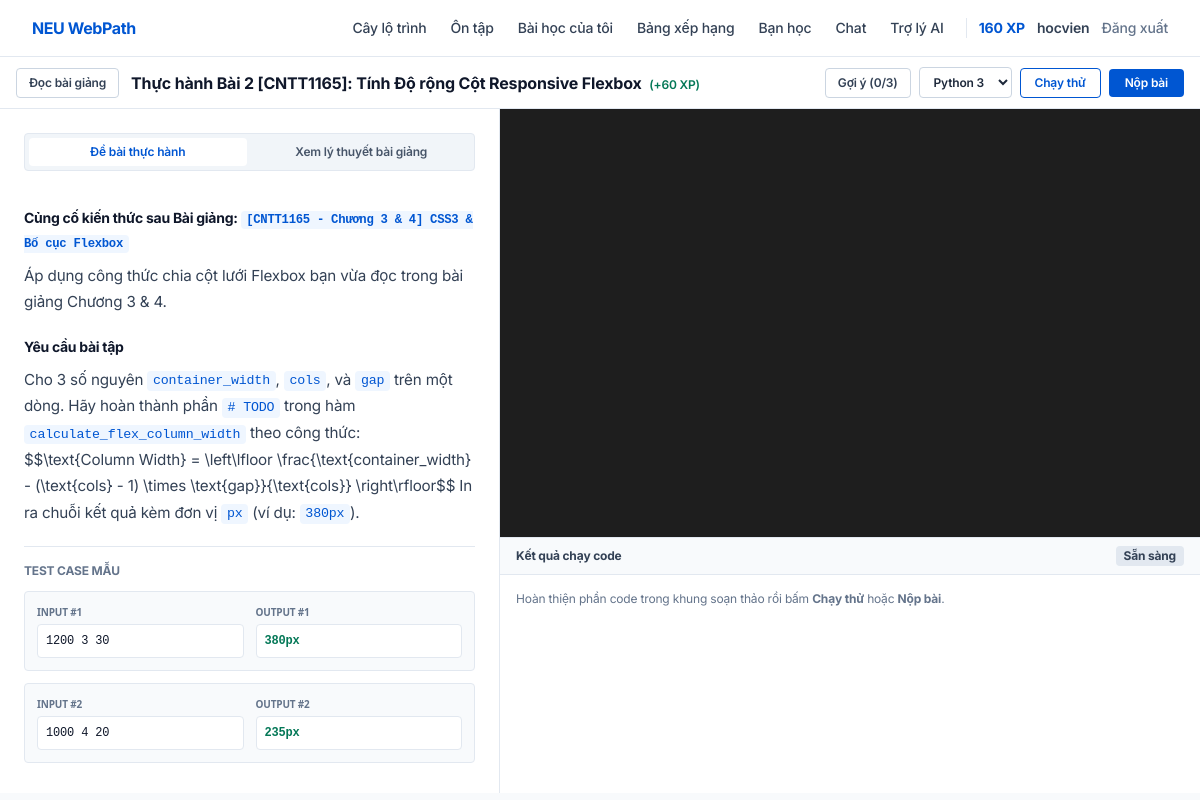
/judge/workspace/tinh-do-rong-cot-css-flexbox (signed in), run on the app's committed database.
### app/models/schema.py (models this page shows, shortened)
class User(UserMixin, db.Model):
    __tablename__ = "users"
    id = db.Column(db.Integer, primary_key=True)
    username = db.Column(db.String(64), unique=True, nullable=False, index=True)
    email = db.Column(db.String(191), unique=True, nullable=False, index=True)
    password_hash = db.Column(db.String(255), nullable=False)
    role = db.Column(
        db.Enum("learner", "instructor", "admin", name="user_roles", native_enum=False),
        default="learner",
        nullable=False,
    )
    total_xp = db.Column(db.Integer, default=0, nullable=False)
    current_streak = db.Column(db.Integer, default=1, nullable=False)
    placement_done = db.Column(db.Boolean, default=False, nullable=False)
    placement_level = db.Column(db.String(100), default="Người mới bắt đầu (Tier 1)")
    current_focus_skill_id = db.Column(db.Integer, db.ForeignKey("skills.id", ondelete="SET NULL"))
    created_at = db.Column(db.DateTime, default=lambda: datetime.now(timezone.utc))
    focus_skill = db.relationship("Skill", foreign_keys=[current_focus_skill_id])
    badges = db.relationship("UserBadge", backref="user", cascade="all, delete-orphan")
    @property
    def is_admin_or_instructor(self) -> bool:
        return self.role in ("admin", "instructor")

class Exercise(db.Model):
    __tablename__ = "exercises"
    id = db.Column(db.Integer, primary_key=True)
    skill_id = db.Column(db.Integer, db.ForeignKey("skills.id", ondelete="SET NULL"), index=True)
    lesson_id = db.Column(db.Integer, db.ForeignKey("lessons.id", ondelete="SET NULL"), index=True)
    title = db.Column(db.String(200), nullable=False)
    slug = db.Column(db.String(191), unique=True, nullable=False, index=True)
    problem_statement = db.Column(LargeText, nullable=False)
    difficulty = db.Column(
        db.Enum("easy", "medium", "hard", name="exercise_diff", native_enum=False),
        default="easy",
        nullable=False,
        index=True,
    )
    scaffold_level = db.Column(
        db.String(100), default="Mức 1: Có sẵn 70% khung code (Điền vào chỗ trống)"
    )
    hints = db.Column(db.JSON, default=list)  # Danh sách gợi ý từng bước cho người mới
    tags = db.Column(db.JSON, default=list)
    starter_code = db.Column(db.JSON, default=dict)
    time_limit_ms = db.Column(db.Integer, default=1500, nullable=False)
    memory_limit_kb = db.Column(db.Integer, default=65536, nullable=False)
    xp_reward = db.Column(db.Integer, default=50, nullable=False)
    test_cases = db.relationship(
        "TestCase", backref="exercise", order_by="TestCase.order_index", cascade="all, delete-orphan"
    )

class TestCase(db.Model):
    __tablename__ = "test_cases"
    id = db.Column(db.Integer, primary_key=True)
    exercise_id = db.Column(db.Integer, db.ForeignKey("exercises.id", ondelete="CASCADE"), nullable=False, index=True)
    input_data = db.Column(LargeText, nullable=False)
    expected_output = db.Column(LargeText, nullable=False)
    is_sample = db.Column(db.Boolean, default=False, nullable=False)
    score_weight = db.Column(db.Integer, default=1, nullable=False)
    order_index = db.Column(db.Integer, default=1, nullable=False)

### app/blueprints/judge.py (the view)
@judge_bp.route("/workspace/<slug>")
@login_required
def workspace(slug: str):
    exercise = Exercise.query.filter_by(slug=slug).first_or_404()
    sync_user_skill_tree(current_user.id)
    problem_html = markdown.markdown(
        exercise.problem_statement, extensions=["fenced_code", "tables"]
    )
    lesson_html = ""
    lesson_completed = False
    if exercise.lesson:
        lesson_html = markdown.markdown(
            exercise.lesson.content_markdown, extensions=["fenced_code", "tables"]
        )
        lesson_completed = (
            UserLessonProgress.query.filter_by(
                user_id=current_user.id, lesson_id=exercise.lesson.id, is_completed=True
            ).first()
            is not None
        )
    sample_tests = [tc for tc in exercise.test_cases if tc.is_sample]
    my_submissions = (
        Submission.query.filter_by(user_id=current_user.id, exercise_id=exercise.id)
        .order_by(Submission.created_at.desc())
        .limit(10)
        .all()
    )
    skill_prog = None
    if exercise.skill_id:
        skill_prog = UserSkillProgress.query.filter_by(
            user_id=current_user.id, skill_id=exercise.skill_id
        ).first()
    return render_template(
        "judge/workspace.html",
        exercise=exercise,
        problem_html=problem_html,
        lesson_html=lesson_html,
        lesson_completed=lesson_completed,
        sample_tests=sample_tests,
        my_submissions=my_submissions,
        skill_prog=skill_prog,
    )

### app/models/schema.py (called while the page is built)
@login_manager.user_loader
def load_user(user_id: str):
    return db.session.get(User, int(user_id))

### app/templates/judge/workspace.html (shortened to what this page needs)
{% extends "base.html" %}
{% block content %}
<div class="workspace-shell flex flex-col bg-white">
    <div class="bg-white border-b border-slate-200 px-4 py-2.5 flex flex-wrap items-center justify-between gap-3">
        <div class="flex items-center gap-3 min-w-0">
            {% if exercise.lesson %}
            <a href="{{ url_for('main.lesson_detail', slug=exercise.lesson.slug) }}" class="px-3 py-1.5 rounded border border-slate-300 hover:border-[#0056D2] text-xs font-semibold text-slate-700 shrink-0">
                Đọc bài giảng
            </a>
            {% else %}
            <a href="{{ url_for('skills.tree_view') }}" class="px-3 py-1.5 rounded border border-slate-300 hover:border-[#0056D2] text-xs font-semibold text-slate-700 shrink-0">
                Quay lại
            </a>
            {% endif %}
            <h1 class="text-sm sm:text-base font-bold text-slate-900 truncate">
                {{ exercise.title }} <span class="text-xs font-semibold text-emerald-700 ml-1">(+{{ exercise.xp_reward }} XP)</span>
            </h1>
        </div>
        <div class="flex items-center gap-2">
            <button onclick="revealNextHint()" class="px-3 py-1.5 rounded border border-slate-300 hover:bg-slate-50 text-xs font-semibold text-slate-700">
                Gợi ý (<span id="hint-counter">0</span>/{{ exercise.hints|length }})
            </button>
            <select id="language-select" class="px-2.5 py-1.5 rounded border border-slate-300 bg-white text-xs font-semibold text-slate-800">
                <option value="python">Python 3</option>
            </select>
            <button id="btn-run-sample" onclick="runSampleCode()" class="px-3.5 py-1.5 rounded border border-[#0056D2] text-[#0056D2] hover:bg-blue-50 text-xs font-semibold">
                Chạy thử
            </button>
            <button id="btn-submit-code" onclick="submitCode()" class="px-4 py-1.5 rounded bg-[#0056D2] hover:bg-blue-700 text-xs font-semibold text-white">
                Nộp bài
            </button>
        </div>
    </div>
    <div class="flex-1 grid grid-cols-1 lg:grid-cols-12 lg:overflow-hidden">
        <div id="pane-problem" class="workspace-pane lg:col-span-5 border-b lg:border-b-0 lg:border-r border-slate-200 lg:overflow-y-auto p-4 sm:p-6 flex-col space-y-4 bg-white">
            {% if exercise.lesson %}
            <div class="grid grid-cols-2 gap-1.5 p-1 rounded bg-slate-100 border border-slate-200 text-xs font-semibold">
                <button type="button" id="subtab-btn-prob" onclick="switchLeftSubTab('prob')" class="py-1.5 px-3 rounded bg-white text-[#0056D2]">
                    Đề bài thực hành
                </button>
                <button type="button" id="subtab-btn-lecture" onclick="switchLeftSubTab('lecture')" class="py-1.5 px-3 rounded text-slate-600 hover:text-[#0056D2]">
                    Xem lý thuyết bài giảng
                </button>
            </div>
            {% endif %}
            <div id="left-subpane-prob" class="space-y-5">
                <div class="prose max-w-none text-sm leading-relaxed text-slate-800">
                    {{ problem_html | safe }}
                </div>
                <div class="space-y-3 pt-4 border-t border-slate-200">
                    <h3 class="text-xs font-bold uppercase text-slate-500">Test Case Mẫu</h3>
                    {% for tc in sample_tests %}
                    <div class="grid grid-cols-1 sm:grid-cols-2 gap-3 bg-slate-50 border border-slate-200 p-3 rounded text-xs font-mono">
                        <div>
                            <span class="text-[10px] font-sans font-bold uppercase text-slate-500 block mb-1">Input #{{ loop.index }}</span>
                            <pre class="bg-white p-2 rounded border border-slate-200 text-slate-900 overflow-x-auto">{{ tc.input_data }}</pre>
                        </div>
                        <div>
                            <span class="text-[10px] font-sans font-bold uppercase text-slate-500 block mb-1">Output #{{ loop.index }}</span>
                            <pre class="bg-white p-2 rounded border border-slate-200 text-emerald-700 font-bold overflow-x-auto">{{ tc.expected_output }}</pre>
                        </div>
                    </div>
                    {% endfor %}
                </div>
            </div>
        </div>
        <div id="pane-editor" class="workspace-pane hidden lg:flex lg:col-span-7 flex-col lg:overflow-hidden bg-[#1E1E1E]">
            <div id="monaco-editor-container" class="flex-1 min-h-[320px] w-full"></div>
            <div id="console-drawer" class="h-64 border-t border-slate-200 bg-white flex flex-col">
                <div class="px-4 py-2 bg-slate-50 border-b border-slate-200 flex items-center justify-between text-xs">
                    <span class="font-bold text-slate-700">Kết quả chạy code</span>
                    <span id="judge-status-badge" class="px-2 py-0.5 rounded font-bold bg-slate-200 text-slate-700">
                        Sẵn sàng
                    </span>
                </div>
                <div id="judge-console-body" class="flex-1 p-4 overflow-y-auto text-xs space-y-2.5 text-slate-700">
                    <p class="text-slate-500">Hoàn thiện phần code trong khung soạn thảo rồi bấm <strong>Chạy thử</strong> hoặc <strong>Nộp bài</strong>.</p>
                </div>
            </div>
        </div>
    </div>
</div>
{% endblock %}

### app/templates/base.html (shortened to what this page needs)
<!DOCTYPE html>
<html lang="vi">
<head>
    <script src="https://cdn.tailwindcss.com"></script>
    <link rel="stylesheet" href="{{ url_for('static', filename='css/responsive.css') }}">
</head>
<body class="min-h-screen flex flex-col bg-[#F8FAFC] text-slate-800">
    <header class="bg-white border-b border-slate-200 sticky top-0 z-50">
        <div class="w-full px-4 sm:px-8 min-h-[3.5rem] py-2 flex flex-wrap items-center justify-between gap-4">
            <a href="{{ url_for('main.index') }}" class="text-base font-bold text-[#0056D2] shrink-0 tracking-tight">
                NEU WebPath
            </a>
            <div class="flex flex-wrap items-center gap-3 ml-auto">
                <nav class="flex flex-wrap items-center gap-1 text-sm font-medium">
                    <a href="{{ url_for('skills.tree_view') }}" class="px-2.5 py-1.5 rounded transition whitespace-nowrap {% if 'skills' in (request.endpoint or '') %}bg-blue-50 text-[#0056D2] font-semibold{% else %}text-slate-700 hover:bg-slate-100{% endif %}">
                        Cây lộ trình
                    </a>
                    {% if current_user.is_authenticated %}
                        {% if current_user.role == 'learner' %}
                        <a href="{{ url_for('practice') }}" class="px-2.5 py-1.5 rounded transition whitespace-nowrap {% if request.endpoint in ('practice', 'main.practice') %}bg-blue-50 text-[#0056D2] font-semibold{% else %}text-slate-700 hover:bg-slate-100{% endif %}">
                            Ôn tập
                        </a>
                        {% endif %}
                        <a href="{{ url_for('main.dashboard') }}" class="px-2.5 py-1.5 rounded transition whitespace-nowrap {% if request.endpoint == 'main.dashboard' %}bg-blue-50 text-[#0056D2] font-semibold{% else %}text-slate-700 hover:bg-slate-100{% endif %}">
                            Bài học của tôi
                        </a>
                        <a href="{{ url_for('m16.leaderboard') }}" class="px-2.5 py-1.5 rounded transition whitespace-nowrap {% if request.endpoint == 'm16.leaderboard' %}bg-blue-50 text-[#0056D2] font-semibold{% else %}text-slate-700 hover:bg-slate-100{% endif %}">
                            Bảng xếp hạng
                        </a>
                        <a href="{{ url_for('buddy.index') }}" class="px-2.5 py-1.5 rounded transition whitespace-nowrap {% if request.blueprint == 'buddy' %}bg-blue-50 text-[#0056D2] font-semibold{% else %}text-slate-700 hover:bg-slate-100{% endif %}">
                            Bạn học
                        </a>
                        <a href="{{ url_for('chat.index') }}" class="px-2.5 py-1.5 rounded transition whitespace-nowrap {% if request.blueprint == 'chat' %}bg-blue-50 text-[#0056D2] font-semibold{% else %}text-slate-700 hover:bg-slate-100{% endif %}">
                            Chat
                        </a>
                        <a href="{{ url_for('ai.index') }}" class="px-2.5 py-1.5 rounded transition whitespace-nowrap {% if request.blueprint == 'ai' %}bg-blue-50 text-[#0056D2] font-semibold{% else %}text-slate-700 hover:bg-slate-100{% endif %}">
                            Trợ lý AI
                        </a>
                    {% endif %}
                </nav>
                <div class="flex items-center gap-3 pl-3 border-l border-slate-200 text-xs sm:text-sm">
                    {% if current_user.is_authenticated %}
                        <span class="font-bold text-[#0056D2] whitespace-nowrap">
                            <span id="nav-user-xp">{{ current_user.total_xp }}</span> XP
                        </span>
                        <span class="hidden sm:inline font-semibold text-slate-700 whitespace-nowrap">{{ current_user.username }}</span>
                        <a href="{{ url_for('auth.logout') }}" class="text-slate-500 hover:text-red-600 font-medium whitespace-nowrap">
                            Đăng xuất
                        </a>
                    {% endif %}
                </div>
            </div>
        </div>
    </header>
    <main class="flex-1">
        {% block content %}{% endblock %}
    </main>
</body>
</html>

### app/static/css/responsive.css (style rules this page uses)
:root { --touch-target-min: 44px; }
html, body { max-width: 100vw; overflow-x: hidden; -webkit-tap-highlight-color: transparent; }
@media screen and (min-width: 1024px) { .workspace-shell { height: calc(100vh - 4rem) !important; overflow: hidden; } }
@media screen and (min-width: 1024px) { .workspace-pane { display: flex !important; } }

### app/templates/base.html (style rules this page uses)
body { background-color: #F8FAFC; color: #1E293B; font-family: 'Inter', -apple-system, BlinkMacSystemFont, 'Segoe UI', Roboto, 'Helvetica Neue', Arial, sans-serif; -webkit-font-smoothing: antialiased; -moz-osx-font-smoothing: grayscale; letter-spacing: -0.011em; }
.prose h2, .prose h3 { color: #0F172A; font-weight: 700; margin-top: 1.25rem; margin-bottom: 0.5rem; letter-spacing: -0.02em; }
.prose p { color: #334155; line-height: 1.75; margin-bottom: 0.75rem; font-size: 0.95rem; }
.prose code { color: #0056D2; background-color: #EFF6FF; padding: 0.15rem 0.35rem; border-radius: 0.25rem; font-family: 'Consolas', monospace; font-size: 0.875em; }

### data on the page
User: total_xp "160", username "hocvien"
Exercise: title "Thực hành Bài 2 [CNTT1165]: Tính Độ rộng Cột Responsive Flexbox", xp_reward "60"
TestCase: expected_output "Củng cố kiến thức sau Bài giảng: [CNTT1165 - Chương 3 & 4] CSS3 & Bố cục Flexbox Áp dụng công thức chia cột lưới Flexbox bạn vừa đọc trong bài giảng Chương 3 & 4. Yêu cầu bài tập Cho 3 số nguyên container_width , cols , và gap trên một dòng. Hãy hoàn thành phần # TODO trong hàm calculate_flex_column_width theo công thức: $$\\text{Column Width} = \\left\\lfloor \\frac{\\text{container_width} - (\\text{cols} - 1) \\times \\text{gap}}{\\text{cols}} \\right\\rfloor$$ In ra chuỗi kết quả kèm đơn vị px (ví dụ: 380px ).", input_data "1200 3 30", expected_output "380px"
TestCase: input_data "1000 4 20", expected_output "235px"

### other printed values
{{ exercise.hints|length }} "3"
